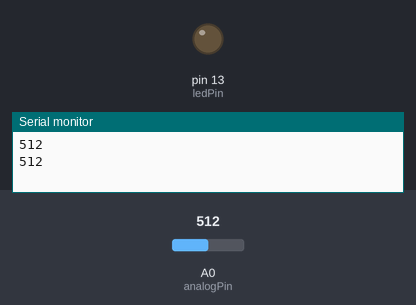
A sketch run on a simulated Arduino Uno, built with avr-gcc and run on an emulated ATmega328P. Shown: output pins drawn as LEDs (lit = HIGH), the last lines printed to the serial monitor. Inputs (shaded band) come from the test bench; at power-on: A0 (analogPin) = 512.

Above: at 1.8 s.
1.9 s: A0 (analogPin) set to 162
3.4 s: A0 (analogPin) set to 133
At 4.9 s:
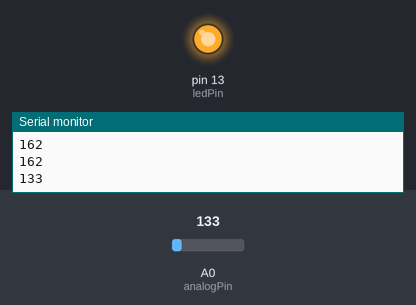
5.5 s: A0 (analogPin) set to 160
At 6.5 s:
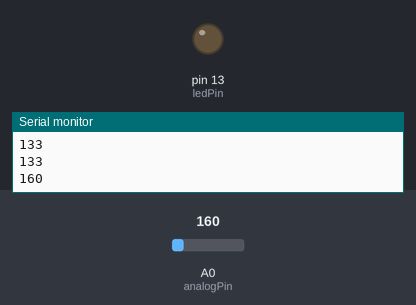
7.5 s: A0 (analogPin) set to 140
At 9.2 s:
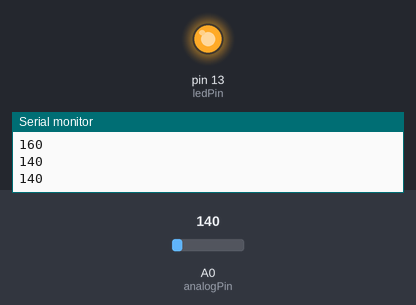
Timing chart, 0 to 10.5 s (numbered marks = the images above; inputs shaded):
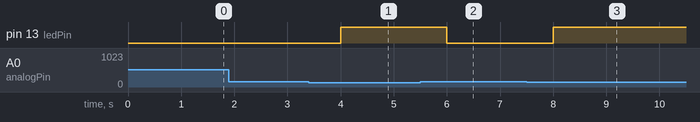

The sketch:

4.2.ino
```cpp
int analogPin = 0;

int ledPin = 13;


void setup()
{
  Serial.begin(9600);
  pinMode(analogPin, INPUT);
  pinMode(ledPin, OUTPUT);
}

void loop()
{
  int dataFromAnalogPin = analogRead(analogPin);
  Serial.println(dataFromAnalogPin);
  if(dataFromAnalogPin < 150)
  {
    digitalWrite(ledPin, HIGH);
  }
  else
  {
    digitalWrite(ledPin, LOW);
  }
  delay(1000);
}
```

Measured:
- the behaviour switches between 150 and 149 on A0 (analogPin) (found by bisection; images 0 and 1)
- after the input at 3.4 s, pin 13 (ledPin): LOW → HIGH after 0.60 s
- after the input at 5.5 s, pin 13 (ledPin): HIGH → LOW after 0.50 s
- after the input at 7.5 s, pin 13 (ledPin): LOW → HIGH after 0.50 s
